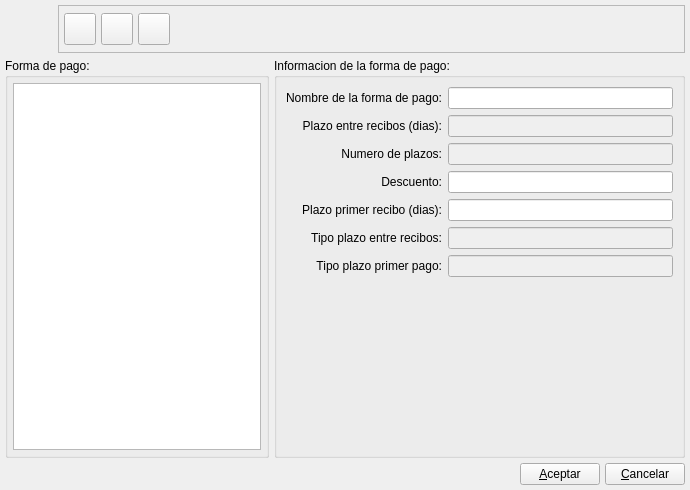
<?xml version="1.0" encoding="UTF-8"?>
<ui version="4.0">
 <class>FPagoBase</class>
 <widget class="QWidget" name="FPagoBase">
  <property name="geometry">
   <rect>
    <x>0</x>
    <y>0</y>
    <width>690</width>
    <height>490</height>
   </rect>
  </property>
  <property name="windowTitle">
   <string>Formas de pago</string>
  </property>
  <property name="windowIcon">
   <iconset resource="../../../bulmages.qrc">
    <normaloff>:/Images/payment-method.svg</normaloff>:/Images/payment-method.svg</iconset>
  </property>
  <layout class="QGridLayout">
   <property name="margin">
    <number>5</number>
   </property>
   <property name="spacing">
    <number>5</number>
   </property>
   <item row="1" column="1">
    <widget class="QGroupBox" name="groupBox1">
     <property name="title">
      <string>Informacion de la forma de pago:</string>
     </property>
     <layout class="QGridLayout">
      <property name="margin">
       <number>9</number>
      </property>
      <property name="spacing">
       <number>6</number>
      </property>
      <item row="7" column="0" colspan="2">
       <spacer>
        <property name="orientation">
         <enum>Qt::Vertical</enum>
        </property>
        <property name="sizeType">
         <enum>QSizePolicy::Expanding</enum>
        </property>
        <property name="sizeHint" stdset="0">
         <size>
          <width>387</width>
          <height>20</height>
         </size>
        </property>
       </spacer>
      </item>
      <item row="0" column="1">
       <widget class="QLineEdit" name="mui_descforma_pago">
        <property name="minimumSize">
         <size>
          <width>200</width>
          <height>0</height>
         </size>
        </property>
       </widget>
      </item>
      <item row="6" column="1">
       <widget class="QLineEdit" name="mui_tipoPlazoPrimerPago">
        <property name="enabled">
         <bool>false</bool>
        </property>
       </widget>
      </item>
      <item row="4" column="0">
       <widget class="QLabel" name="label_5">
        <property name="sizePolicy">
         <sizepolicy hsizetype="Preferred" vsizetype="Preferred">
          <horstretch>0</horstretch>
          <verstretch>0</verstretch>
         </sizepolicy>
        </property>
        <property name="text">
         <string>Plazo primer recibo (dias):</string>
        </property>
        <property name="alignment">
         <set>Qt::AlignRight|Qt::AlignTrailing|Qt::AlignVCenter</set>
        </property>
       </widget>
      </item>
      <item row="3" column="0">
       <widget class="QLabel" name="label_4">
        <property name="sizePolicy">
         <sizepolicy hsizetype="Preferred" vsizetype="Preferred">
          <horstretch>0</horstretch>
          <verstretch>0</verstretch>
         </sizepolicy>
        </property>
        <property name="text">
         <string>Descuento:</string>
        </property>
        <property name="alignment">
         <set>Qt::AlignRight|Qt::AlignTrailing|Qt::AlignVCenter</set>
        </property>
       </widget>
      </item>
      <item row="2" column="0">
       <widget class="QLabel" name="label_3">
        <property name="sizePolicy">
         <sizepolicy hsizetype="Preferred" vsizetype="Preferred">
          <horstretch>0</horstretch>
          <verstretch>0</verstretch>
         </sizepolicy>
        </property>
        <property name="text">
         <string>Numero de plazos:</string>
        </property>
        <property name="alignment">
         <set>Qt::AlignRight|Qt::AlignTrailing|Qt::AlignVCenter</set>
        </property>
       </widget>
      </item>
      <item row="1" column="0">
       <widget class="QLabel" name="label_2">
        <property name="sizePolicy">
         <sizepolicy hsizetype="Preferred" vsizetype="Preferred">
          <horstretch>0</horstretch>
          <verstretch>0</verstretch>
         </sizepolicy>
        </property>
        <property name="text">
         <string>Plazo entre recibos (dias):</string>
        </property>
        <property name="alignment">
         <set>Qt::AlignRight|Qt::AlignTrailing|Qt::AlignVCenter</set>
        </property>
       </widget>
      </item>
      <item row="2" column="1">
       <widget class="QLineEdit" name="mui_nPlazosFPago">
        <property name="enabled">
         <bool>false</bool>
        </property>
       </widget>
      </item>
      <item row="3" column="1">
       <widget class="QLineEdit" name="mui_descuentoforma_pago"/>
      </item>
      <item row="4" column="1">
       <widget class="QLineEdit" name="mui_dias1tforma_pago"/>
      </item>
      <item row="1" column="1">
       <widget class="QLineEdit" name="mui_plazoEntreReciboFPago">
        <property name="enabled">
         <bool>false</bool>
        </property>
       </widget>
      </item>
      <item row="0" column="0">
       <widget class="QLabel" name="label_1">
        <property name="text">
         <string>Nombre de la forma de pago:</string>
        </property>
        <property name="alignment">
         <set>Qt::AlignRight|Qt::AlignTrailing|Qt::AlignVCenter</set>
        </property>
       </widget>
      </item>
      <item row="5" column="0">
       <widget class="QLabel" name="label_6">
        <property name="sizePolicy">
         <sizepolicy hsizetype="Preferred" vsizetype="Preferred">
          <horstretch>0</horstretch>
          <verstretch>0</verstretch>
         </sizepolicy>
        </property>
        <property name="text">
         <string>Tipo plazo entre recibos:</string>
        </property>
        <property name="alignment">
         <set>Qt::AlignRight|Qt::AlignTrailing|Qt::AlignVCenter</set>
        </property>
       </widget>
      </item>
      <item row="6" column="0">
       <widget class="QLabel" name="label_7">
        <property name="sizePolicy">
         <sizepolicy hsizetype="Preferred" vsizetype="Preferred">
          <horstretch>0</horstretch>
          <verstretch>0</verstretch>
         </sizepolicy>
        </property>
        <property name="text">
         <string>Tipo plazo primer pago:</string>
        </property>
        <property name="alignment">
         <set>Qt::AlignRight|Qt::AlignTrailing|Qt::AlignVCenter</set>
        </property>
       </widget>
      </item>
      <item row="5" column="1">
       <widget class="QLineEdit" name="mui_tipoPlazoEntreReciboFPago">
        <property name="enabled">
         <bool>false</bool>
        </property>
       </widget>
      </item>
     </layout>
    </widget>
   </item>
   <item row="1" column="0">
    <widget class="QGroupBox" name="groupBox">
     <property name="title">
      <string>Forma de pago:</string>
     </property>
     <layout class="QGridLayout">
      <property name="margin">
       <number>5</number>
      </property>
      <property name="spacing">
       <number>5</number>
      </property>
      <item row="0" column="0">
       <widget class="QListWidget" name="mui_lista"/>
      </item>
     </layout>
    </widget>
   </item>
   <item row="0" column="0" colspan="2">
    <layout class="QHBoxLayout">
     <property name="spacing">
      <number>5</number>
     </property>
     <property name="margin">
      <number>0</number>
     </property>
     <item>
      <widget class="QLabel" name="label">
       <property name="minimumSize">
        <size>
         <width>48</width>
         <height>48</height>
        </size>
       </property>
       <property name="maximumSize">
        <size>
         <width>48</width>
         <height>48</height>
        </size>
       </property>
       <property name="text">
        <string/>
       </property>
       <property name="pixmap">
        <pixmap resource="../../../bulmages.qrc">:/Images/payment-method.svg</pixmap>
       </property>
       <property name="scaledContents">
        <bool>true</bool>
       </property>
      </widget>
     </item>
     <item>
      <widget class="QFrame" name="frame">
       <property name="frameShape">
        <enum>QFrame::StyledPanel</enum>
       </property>
       <property name="frameShadow">
        <enum>QFrame::Raised</enum>
       </property>
       <layout class="QGridLayout">
        <property name="margin">
         <number>5</number>
        </property>
        <property name="spacing">
         <number>5</number>
        </property>
        <item row="0" column="0">
         <widget class="QToolButton" name="mui_crear">
          <property name="minimumSize">
           <size>
            <width>32</width>
            <height>32</height>
           </size>
          </property>
          <property name="maximumSize">
           <size>
            <width>32</width>
            <height>32</height>
           </size>
          </property>
          <property name="toolTip">
           <string>Nueva forma de pago</string>
          </property>
          <property name="whatsThis">
           <string>Nueva forma de pago</string>
          </property>
          <property name="text">
           <string/>
          </property>
          <property name="icon">
           <iconset resource="../../../bulmages.qrc">
            <normaloff>:/Images/document-new.svg</normaloff>:/Images/document-new.svg</iconset>
          </property>
          <property name="iconSize">
           <size>
            <width>32</width>
            <height>32</height>
           </size>
          </property>
         </widget>
        </item>
        <item row="0" column="1">
         <widget class="QToolButton" name="mui_guardar">
          <property name="minimumSize">
           <size>
            <width>32</width>
            <height>32</height>
           </size>
          </property>
          <property name="maximumSize">
           <size>
            <width>32</width>
            <height>32</height>
           </size>
          </property>
          <property name="toolTip">
           <string>Borrar forma de pago</string>
          </property>
          <property name="whatsThis">
           <string>Borrar forma de pago</string>
          </property>
          <property name="text">
           <string/>
          </property>
          <property name="icon">
           <iconset resource="../../../bulmages.qrc">
            <normaloff>:/Images/edit-save.svg</normaloff>:/Images/edit-save.svg</iconset>
          </property>
          <property name="iconSize">
           <size>
            <width>32</width>
            <height>32</height>
           </size>
          </property>
         </widget>
        </item>
        <item row="0" column="2">
         <widget class="QToolButton" name="mui_borrar">
          <property name="minimumSize">
           <size>
            <width>32</width>
            <height>32</height>
           </size>
          </property>
          <property name="maximumSize">
           <size>
            <width>32</width>
            <height>32</height>
           </size>
          </property>
          <property name="toolTip">
           <string>Guardar forma de pago</string>
          </property>
          <property name="whatsThis">
           <string>Guardar forma de pago</string>
          </property>
          <property name="text">
           <string/>
          </property>
          <property name="icon">
           <iconset>
            <normaloff>:Images/edit-delete.svg</normaloff>:Images/edit-delete.svg</iconset>
          </property>
          <property name="iconSize">
           <size>
            <width>32</width>
            <height>32</height>
           </size>
          </property>
         </widget>
        </item>
        <item row="0" column="3">
         <spacer>
          <property name="orientation">
           <enum>Qt::Horizontal</enum>
          </property>
          <property name="sizeType">
           <enum>QSizePolicy::Expanding</enum>
          </property>
          <property name="sizeHint" stdset="0">
           <size>
            <width>300</width>
            <height>20</height>
           </size>
          </property>
         </spacer>
        </item>
       </layout>
      </widget>
     </item>
    </layout>
   </item>
   <item row="2" column="0" colspan="2">
    <layout class="QHBoxLayout">
     <property name="spacing">
      <number>5</number>
     </property>
     <property name="margin">
      <number>0</number>
     </property>
     <item>
      <spacer>
       <property name="orientation">
        <enum>Qt::Horizontal</enum>
       </property>
       <property name="sizeHint" stdset="0">
        <size>
         <width>40</width>
         <height>20</height>
        </size>
       </property>
      </spacer>
     </item>
     <item>
      <widget class="QPushButton" name="mui_aceptar">
       <property name="text">
        <string>&amp;Aceptar</string>
       </property>
      </widget>
     </item>
     <item>
      <widget class="QPushButton" name="mui_cancelar">
       <property name="text">
        <string>&amp;Cancelar</string>
       </property>
      </widget>
     </item>
    </layout>
   </item>
  </layout>
 </widget>
 <layoutdefault spacing="6" margin="11"/>
 <resources>
  <include location="../../../bulmages.qrc"/>
  <include location="../../bulmages.qrc"/>
 </resources>
 <connections/>
</ui>
